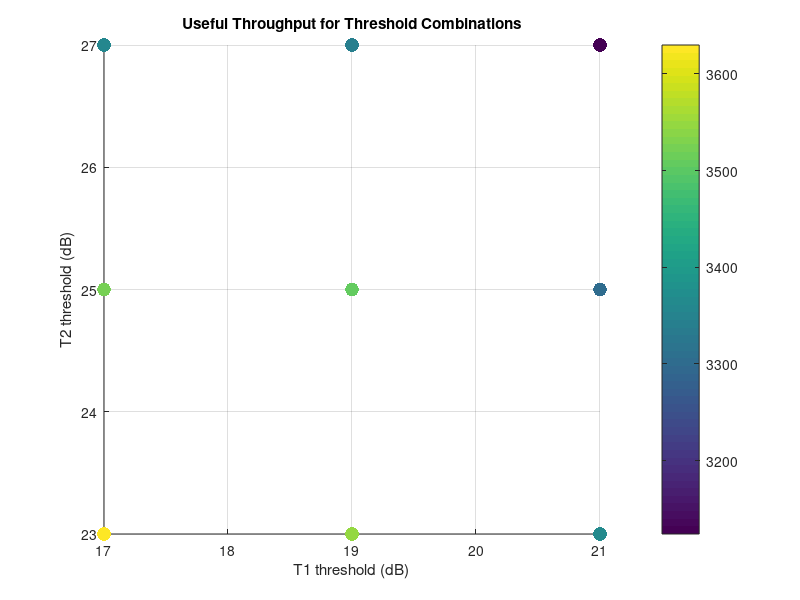
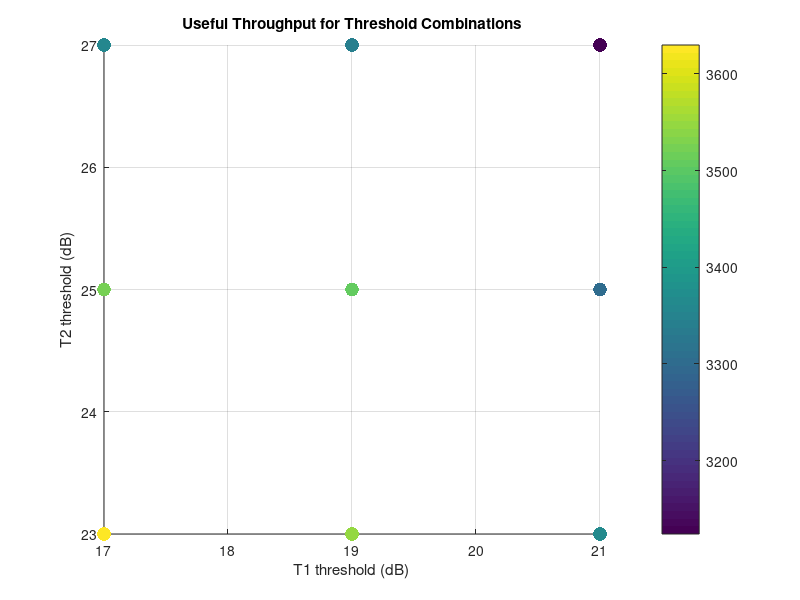
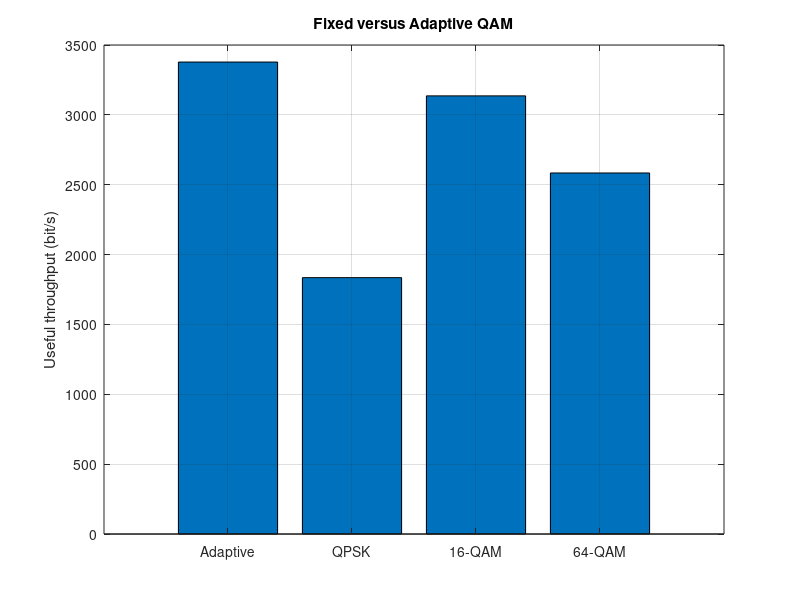
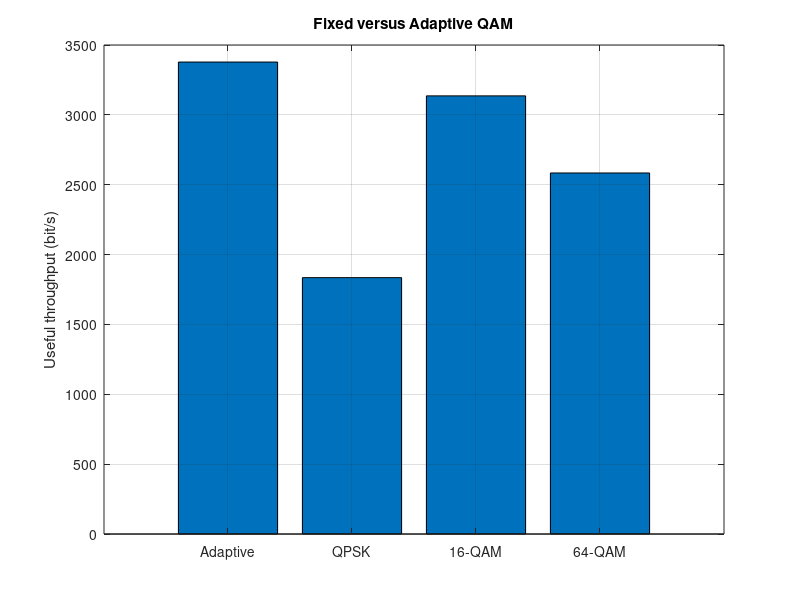

Source code (MATLAB) for these figures, in order: (Note: this script raises an error after producing the figures.)
%% Part D: Performance Analysis
% Adaptive QAM Transceiver with Receiver-Reported Channel Quality
% Author: Dhruv
% This script is separate from partB_main.m

clc;
clear;
close all;

disp('Part D: Performance Analysis');
disp('-----------------------------');

% Target packet error rate
targetPER = 10;  % percent

% Threshold combinations tested (dB)
T1_values = [17 19 21];
T2_values = [23 25 27];

% Results from the threshold sweep
% Columns: T1, T2, Throughput (bit/s), PER (%)
results = [
    17 23 3630 14.90
    17 25 3521  8.66
    17 27 3360  7.03
    19 23 3549 14.00
    19 25 3509  5.70
    19 27 3339  3.97
    21 23 3365 13.33
    21 25 3303  5.00
    21 27 3124  3.52
    ];

% Select the highest-throughput combination meeting the PER target
valid = results(:,4) <= targetPER;
validResults = results(valid,:);

[bestThroughput, idx] = max(validResults(:,3));
best = validResults(idx,:);

fprintf('\nThreshold sweep results:\n');
fprintf(' T1 (dB)  T2 (dB)  Throughput (bit/s)  PER (%%)\n');

disp(results);

fprintf('\nBest tested thresholds meeting PER <= %.1f%%:\n', targetPER);
fprintf('T1 = %.1f dB, T2 = %.1f dB\n', best(1), best(2));
fprintf('Useful throughput = %.0f bit/s\n', bestThroughput);
fprintf('PER = %.2f%%\n', best(4));

% Plot throughput versus threshold combination
figure('Name','Part D Threshold Sweep');
scatter(results(:,1), results(:,2), 100, results(:,3), 'filled');
colorbar;
xlabel('T1 threshold (dB)');
ylabel('T2 threshold (dB)');
title('Useful Throughput for Threshold Combinations');
grid on;

% Save figure in the current folder
savefig('D_threshold_sweep.fig');
saveas(gcf, 'D_threshold_sweep.png');


%% Fixed versus adaptive modulation comparison
% Columns: Mode, Useful throughput (bit/s), PER (%)
modeResults = {
    'Adaptive', 3378, 4.25;
    'QPSK',     1835, 5.65;
    '16-QAM',   3136, 17.17;
    '64-QAM',   2584, 53.27
    };

fprintf('\nFixed versus Adaptive Modulation:\n');
fprintf('%-12s %18s %10s\n', ...
    'Mode', 'Throughput (bit/s)', 'PER (%)');

for k = 1:size(modeResults,1)
    fprintf('%-12s %18.0f %10.2f\n', ...
        modeResults{k,1}, modeResults{k,2}, modeResults{k,3});
end

% Plot throughput comparison
figure('Name','Part D Fixed vs Adaptive');
throughputValues = cell2mat(modeResults(:,2));

bar(throughputValues);
set(gca, 'XTick', 1:4, ...
    'XTickLabel', modeResults(:,1));
ylabel('Useful throughput (bit/s)');
title('Fixed versus Adaptive QAM');
grid on;

savefig('D_fixed_vs_adaptive.fig');
saveas(gcf, 'D_fixed_vs_adaptive.png');


%% Feedback delay and SNR estimation noise comparison
% Results recorded from the earlier Part B simulation.
% Columns: Throughput (bit/s), PER (%)

feedbackNames = {
    'Ideal';
    'Delayed 1 s';
    'Noisy 2 dB';
    'Delayed + noisy'
    };

feedbackResults = [
    3521  8.66
    2942 22.78
    3530  9.02
    2926 24.55
    ];

fprintf('\nFeedback condition comparison:\n');
fprintf('%-18s %18s %10s\n', ...
    'Feedback', 'Throughput (bit/s)', 'PER (%)');

for k = 1:numel(feedbackNames)
    fprintf('%-18s %18.0f %10.2f\n', ...
        feedbackNames{k}, feedbackResults(k,1), ...
        feedbackResults(k,2));
end

figure('Name','Part D Feedback Comparison');

subplot(1,2,1);
bar(feedbackResults(:,1));
set(gca,'XTick',1:4,'XTickLabel',feedbackNames);
ylabel('Useful throughput (bit/s)');
title('Throughput vs Feedback');
grid on;

subplot(1,2,2);
bar(feedbackResults(:,2));
hold on;
yline(targetPER,'r--','10% PER target');
hold off;
set(gca,'XTick',1:4,'XTickLabel',feedbackNames);
ylabel('Packet error rate (%)');
title('PER vs Feedback');
grid on;

savefig('D_feedback_comparison.fig');
saveas(gcf,'D_feedback_comparison.png');
